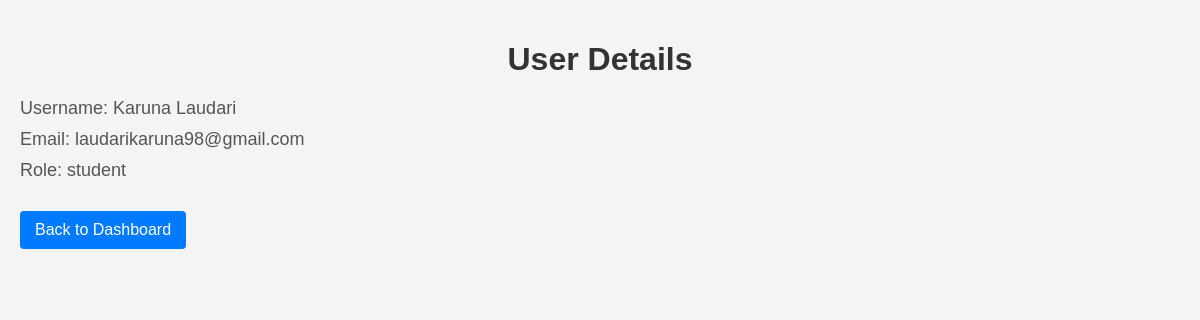
The page /admin/user/5 (signed in) on the database its author committed.
### tables this page shows
CREATE TABLE users (
                id INTEGER PRIMARY KEY AUTOINCREMENT,
                username TEXT NOT NULL,
                email TEXT NOT NULL UNIQUE,
                password TEXT NOT NULL
            , role TEXT);

### admin.py (the view)
@app.route('/admin/user/<int:user_id>')
def view_user(user_id):
    if not session.get('admin_logged_in'):
        return redirect(url_for('admin_login'))
    user = query_db("SELECT username, email, role FROM users WHERE id=?", (user_id,), one=True)
    return render_template("view_user.html", user=user)

### admin.py (called while the page is built)
def query_db(query, args=(), one=False):
    with sqlite3.connect('database.db') as con:
        con.row_factory = sqlite3.Row  # Use Row factory to access columns by name
        cur = con.cursor()
        cur.execute(query, args)
        rv = cur.fetchall()
        con.commit()
        return (rv[0] if rv else None) if one else rv

### templates/view_user.html (shortened to what this page needs)
<!DOCTYPE html>
<html lang="en">
<head>
</head>
<body>
    <h1>User Details</h1>
    <p>Username: {{ user[0] }}</p>
    <p>Email: {{ user[1] }}</p>
    <p>Role: {{ user[2] }}</p>
    <a href="{{ url_for('admin_dashboard') }}">Back to Dashboard</a>
</body>
</html>

### templates/view_user.html (style rules this page uses)
body { font-family: Arial, sans-serif; background-color: #f4f4f4; margin: 0; padding: 20px; }
h1 { color: #333; text-align: center; margin-bottom: 20px; }
p { font-size: 18px; color: #555; margin: 10px 0; }
a { display: inline-block; margin-top: 20px; padding: 10px 15px; background-color: #007bff; color: white; text-decoration: none; border-radius: 4px; text-align: center; }

### rows shown on the page
users: username "Karuna Laudari", email "laudarikaruna98@gmail.com", role "student"
